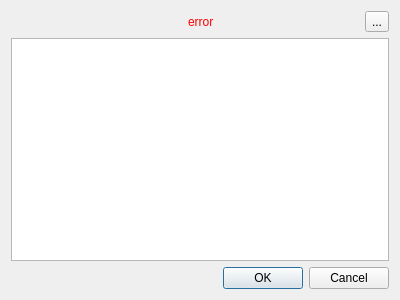
<?xml version="1.0" encoding="UTF-8"?>
<ui version="4.0">
 <class>RelinkingDialog</class>
 <widget class="QDialog" name="RelinkingDialog">
  <property name="geometry">
   <rect>
    <x>0</x>
    <y>0</y>
    <width>400</width>
    <height>300</height>
   </rect>
  </property>
  <property name="windowTitle">
   <string>Relinking</string>
  </property>
  <layout class="QVBoxLayout" name="verticalLayout">
   <property name="spacing">
    <number>6</number>
   </property>
   <item>
    <layout class="QHBoxLayout" name="horizontalLayout_3" stretch="0,0,0">
     <property name="rightMargin">
      <number>0</number>
     </property>
     <item>
      <widget class="RelinkablePathVisualization" name="pathVisualization" native="true">
       <property name="sizePolicy">
        <sizepolicy hsizetype="MinimumExpanding" vsizetype="Preferred">
         <horstretch>0</horstretch>
         <verstretch>0</verstretch>
        </sizepolicy>
       </property>
      </widget>
     </item>
     <item>
      <widget class="QLabel" name="errorLabel">
       <property name="sizePolicy">
        <sizepolicy hsizetype="Expanding" vsizetype="Preferred">
         <horstretch>0</horstretch>
         <verstretch>0</verstretch>
        </sizepolicy>
       </property>
       <property name="palette">
        <palette>
         <active>
          <colorrole role="WindowText">
           <brush brushstyle="SolidPattern">
            <color alpha="255">
             <red>255</red>
             <green>0</green>
             <blue>0</blue>
            </color>
           </brush>
          </colorrole>
         </active>
         <inactive>
          <colorrole role="WindowText">
           <brush brushstyle="SolidPattern">
            <color alpha="255">
             <red>255</red>
             <green>0</green>
             <blue>0</blue>
            </color>
           </brush>
          </colorrole>
         </inactive>
         <disabled>
          <colorrole role="WindowText">
           <brush brushstyle="SolidPattern">
            <color alpha="255">
             <red>120</red>
             <green>120</green>
             <blue>120</blue>
            </color>
           </brush>
          </colorrole>
         </disabled>
        </palette>
       </property>
       <property name="text">
        <string notr="true">error</string>
       </property>
       <property name="wordWrap">
        <bool>true</bool>
       </property>
      </widget>
     </item>
     <item>
      <widget class="QToolButton" name="undoButton">
       <property name="sizePolicy">
        <sizepolicy hsizetype="Preferred" vsizetype="Preferred">
         <horstretch>0</horstretch>
         <verstretch>0</verstretch>
        </sizepolicy>
       </property>
       <property name="toolTip">
        <string>Undo</string>
       </property>
       <property name="text">
        <string>...</string>
       </property>
       <property name="icon">
        <iconset resource="../resources/resources.qrc">
         <normaloff>:/icons/undo-22.png</normaloff>:/icons/undo-22.png</iconset>
       </property>
      </widget>
     </item>
    </layout>
   </item>
   <item>
    <widget class="RelinkingListView" name="listView">
     <property name="styleSheet">
      <string notr="true">show-decoration-selected: 0;</string>
     </property>
     <property name="horizontalScrollBarPolicy">
      <enum>Qt::ScrollBarAlwaysOff</enum>
     </property>
     <property name="editTriggers">
      <set>QAbstractItemView::NoEditTriggers</set>
     </property>
    </widget>
   </item>
   <item>
    <widget class="QDialogButtonBox" name="buttonBox">
     <property name="orientation">
      <enum>Qt::Horizontal</enum>
     </property>
     <property name="standardButtons">
      <set>QDialogButtonBox::Cancel|QDialogButtonBox::Ok</set>
     </property>
    </widget>
   </item>
  </layout>
 </widget>
 <customwidgets>
  <customwidget>
   <class>RelinkingListView</class>
   <extends>QListView</extends>
   <header>RelinkingListView.h</header>
  </customwidget>
  <customwidget>
   <class>RelinkablePathVisualization</class>
   <extends>QWidget</extends>
   <header>RelinkablePathVisualization.h</header>
   <container>1</container>
  </customwidget>
 </customwidgets>
 <resources>
  <include location="../resources/resources.qrc"/>
 </resources>
 <connections>
  <connection>
   <sender>buttonBox</sender>
   <signal>rejected()</signal>
   <receiver>RelinkingDialog</receiver>
   <slot>reject()</slot>
   <hints>
    <hint type="sourcelabel">
     <x>325</x>
     <y>290</y>
    </hint>
    <hint type="destinationlabel">
     <x>286</x>
     <y>274</y>
    </hint>
   </hints>
  </connection>
 </connections>
</ui>
